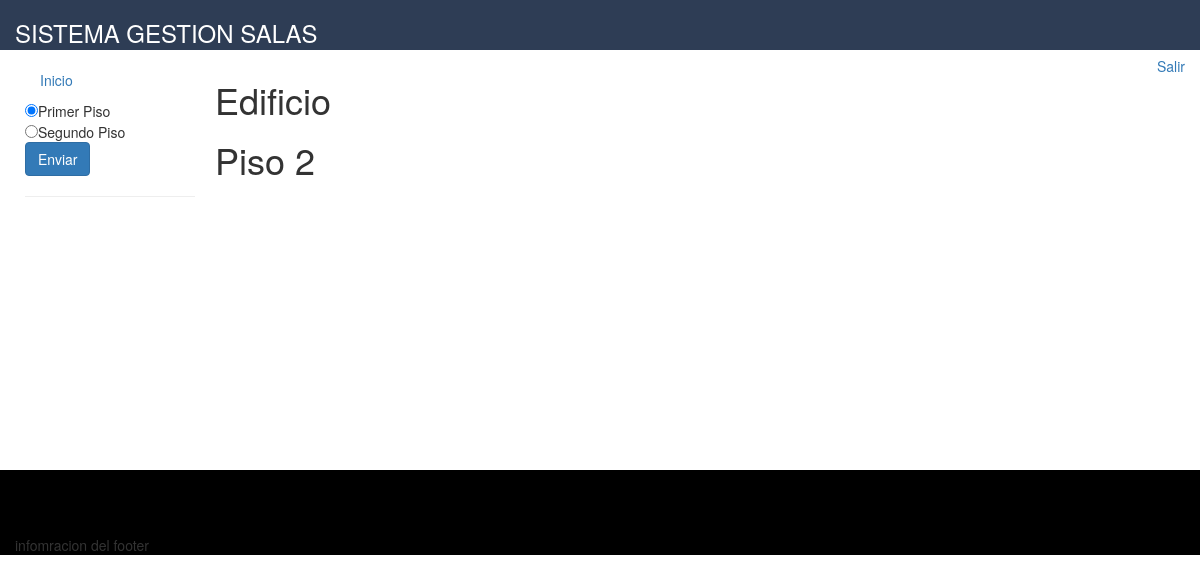
Page /iniciom.php?piso=2 (signed in) on the earlier database version.
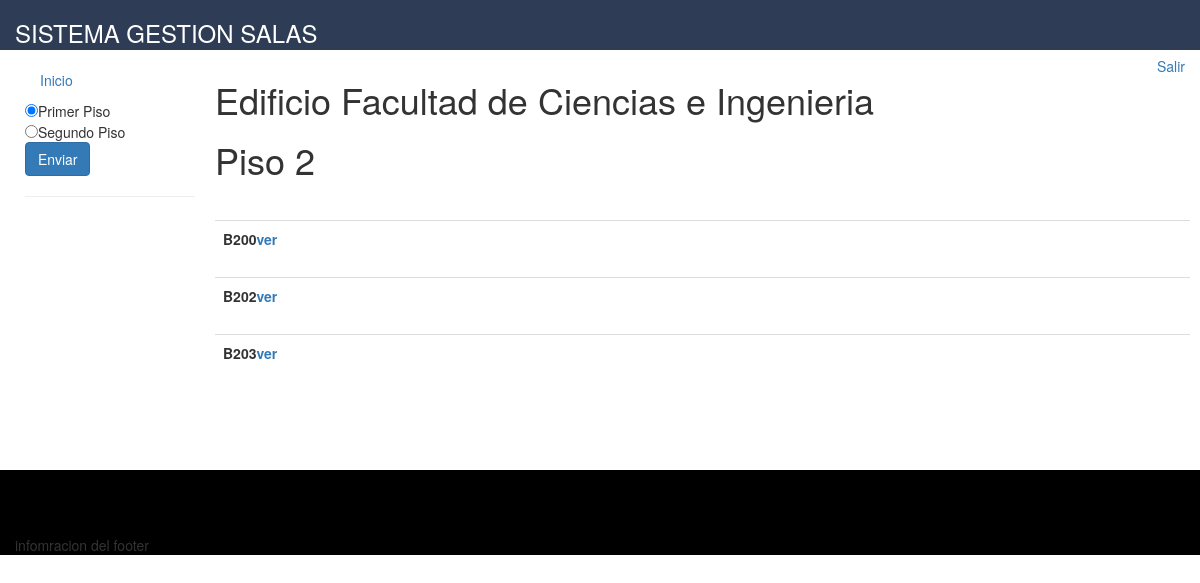
Same page on the later database version.
### tables this page shows
CREATE TABLE `usuario` (
  `RUT` char(8) NOT NULL,
  `DV` varchar(1) NOT NULL,
  `PASS` varchar(20) NOT NULL,
  `NOMBRE` varchar(20) NOT NULL,
  `CORREO` varchar(50) NOT NULL,
  `TELEFONO` int(10) NOT NULL,
  `TIPOUSUARIO` varchar(20) NOT NULL,
  `CODPISO` varchar(20) NOT NULL,
  `CODED` varchar(6) DEFAULT NULL
);

CREATE TABLE `edificio` (
  `CODED` varchar(6) NOT NULL,
  `NOMBREED` varchar(100) NOT NULL
);

CREATE TABLE `sala` (
  `CODSALA` varchar(6) NOT NULL,
  `QR` varchar(10) NOT NULL,
  `CODPISO` varchar(6) NOT NULL
);

### iniciom.php (the view, shortened to what this page needs)
<?php
$mayor=$_SESSION['usuario'];
?>
<?php
 require "conec.php";
      $conn->setAttribute(PDO::ATTR_ERRMODE, PDO::ERRMODE_EXCEPTION);
      $sql = $conn->prepare("SELECT e.CODED,rut,nombreed
 FROM  USUARIO u join edificio e ON u.CODED = e.CODED
 WHERE  RUT='$mayor'");
      $sql->execute();
    $resultado = $sql->fetchAll();
foreach ($resultado as $row) {
  $edificio =$row['CODED'];
  $n =$row['nombreed'];
}
 ?>
<?php
$piso = $_REQUEST['piso'];
 require "conec.php";
      $conn->setAttribute(PDO::ATTR_ERRMODE, PDO::ERRMODE_EXCEPTION);
      $sql = $conn->prepare("SELECT e.CODED,p.CODPISO,CODSALA
 FROM  edificio e join piso p ON p.CODED = e.CODED
   JOIN sala s ON p.CODPISO = s.CODPISO
 WHERE  e.CODED='$edificio' AND p.NOMBREP='$piso'");
      $sql->execute();
    $resultado = $sql->fetchAll();
    $var= count ($resultado);
 ?>
 <!DOCTYPE html>
 <html>
 <head>
  <link rel="stylesheet" type="text/css" href="css/bootstrap.css">
 </head>
 <body>
<div class="col-md-12 "  style="background-color: #2E3D55;  height:50px;" >
  <div class="left" > <font color="white"><h3>SISTEMA GESTION SALAS</h3></font></div>
<a href="Loginsession/cerrar_session.php" class="pull-right">Salir</a>
</div>
<div class="row">
    <div class="col-md-6 col-md-4 col-lg-2 vcenter">
        <div style="height:30em;border:10px solid #FFF">
<div class="btn-group-vertical " style="border:0px solid #fff" >
<div class="container" style="width: 200px" >
  <ul class="nav nav-pills nav-stacked" role="tablist">
    <li ><a >Inicio</a></li>
  <form action="<?php echo $_SERVER['iniciom.php'] ?>"   method="POST" enctype="multipart/form-data" accept-charset="utf-8">
        <input type="radio" name="piso" value="1" checked value="1">Primer Piso<br>
        <input type="radio" name="piso" value="2" >Segundo Piso<br>
      <input type="submit" value="Enviar" class="btn btn-primary" ><hr/>
      </form>
  </ul>
</div>
</div>
  </div>
     </div>
<div class="col-md-6  col-lg-10 vcenter" style="border-top: 50px;" >
        <div style="height:10em;border:10px solid #fff">
          <h1>Edificio <?php echo $n; ?></h1>
          <h1>Piso <?php echo $piso; ?></h1>
        </div>
        </div>
<div class="col-md-6 col-md-8 col-lg-10 vcenter" style="background: # ;">
        <div style="height:20em;border:10px solid #fff">
<table style="border:10px solid #ccc"  class="table table-hover">
  <?php
 for ($i=0; $i < $var; $i++) {
      echo "<table class='table table-border' style='border:1px ' >
       <th>
       <span style='cursor: pointer;'>
                    ".$resultado[$i]['CODSALA']."<a href='vistamay.php?id=".$resultado[$i]['CODSALA']."'>ver</a>
        </span></th>
      </table>";
    }
 ?>
 </table>
</div>
     </div>
    </div>
 </body>
<footer>
 <div class="container-fluid">
         <div class="row">
<div class="col-md-12 " ;" style="background:#000000;">
<div style="width: 100%; height:65px ;"></div>infomracion del footer
</div>
</div>
</div>
 </footer>
 </html>

Differences in the rows shown:
now on this page (row edited): usuario: CODED.NOMBREED "Facultad de Ciencias e Ingenieria"
now on this page (row unchanged): edificio: sala.CODSALA "B200", sala.CODSALA "B202", sala.CODSALA "B203"
